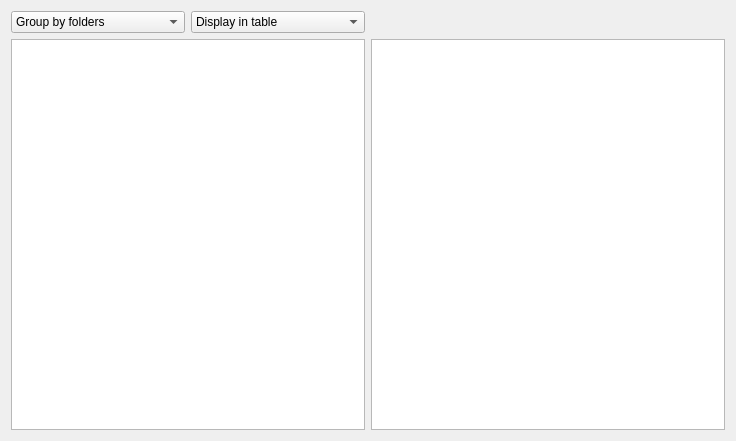
<?xml version="1.0" encoding="UTF-8"?>
<ui version="4.0">
 <class>FileManager</class>
 <widget class="QWidget" name="FileManager">
  <property name="geometry">
   <rect>
    <x>0</x>
    <y>0</y>
    <width>736</width>
    <height>441</height>
   </rect>
  </property>
  <property name="windowTitle">
   <string>FileExplorer</string>
  </property>
  <layout class="QHBoxLayout" name="horizontalLayout_2">
   <item>
    <layout class="QGridLayout" name="gridLayout">
     <item row="1" column="0">
      <widget class="QTreeView" name="treeView"/>
     </item>
     <item row="1" column="1">
      <widget class="QTableView" name="tableView"/>
     </item>
     <item row="0" column="0">
      <layout class="QHBoxLayout" name="horizontalLayout">
       <item>
        <widget class="QComboBox" name="groupBox">
         <item>
          <property name="text">
           <string>Group by folders</string>
          </property>
         </item>
         <item>
          <property name="text">
           <string>Group by types</string>
          </property>
         </item>
        </widget>
       </item>
       <item>
        <widget class="QComboBox" name="displayBox">
         <item>
          <property name="text">
           <string>Display in table</string>
          </property>
         </item>
         <item>
          <property name="text">
           <string>Display in pie</string>
          </property>
         </item>
         <item>
          <property name="text">
           <string>Display in bar</string>
          </property>
         </item>
        </widget>
       </item>
      </layout>
     </item>
    </layout>
   </item>
  </layout>
 </widget>
 <resources/>
 <connections/>
</ui>
